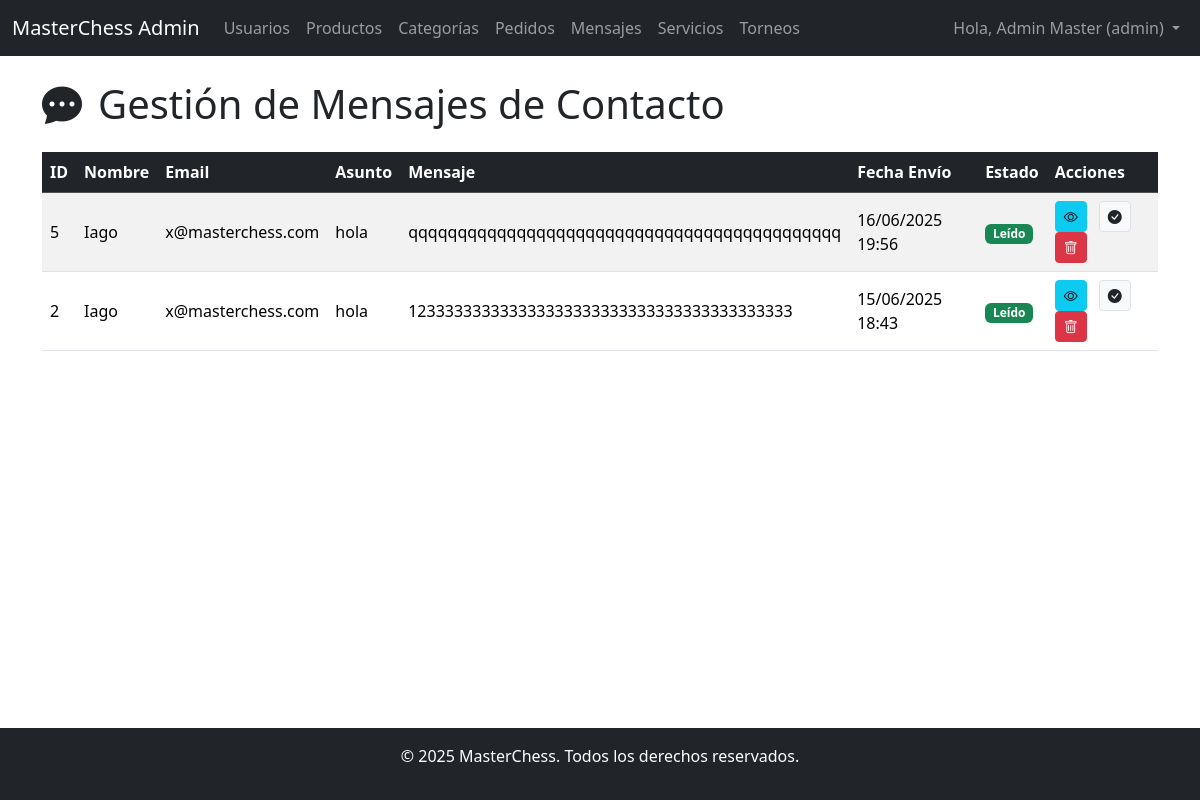
Screenshot of /admin/mensajes_contacto.php (signed in) with the database file from the repository.
### tables this page shows
CREATE TABLE `mensajes_contacto` (
  `id` int NOT NULL,
  `nombre` varchar(100) NOT NULL,
  `email` varchar(100) NOT NULL,
  `asunto` varchar(200) NOT NULL,
  `mensaje` text NOT NULL,
  `fecha` datetime DEFAULT CURRENT_TIMESTAMP,
  `leido` tinyint(1) DEFAULT '0'
);

### admin/mensajes_contacto.php (the view, shortened to what this page needs)
<?php
require_once '../includes/header.php';
require_once '../config/db.php';
$mensajes = [];
try {
    $stmt = $pdo->query("SELECT id, nombre, email, asunto, mensaje, fecha, leido FROM mensajes_contacto ORDER BY fecha DESC");
    $mensajes = $stmt->fetchAll(PDO::FETCH_ASSOC);
} catch (PDOException $e) {
    $mensaje = "Error al cargar los mensajes: " . $e->getMessage();
    $tipo_mensaje = "danger";
}
?>
<h1 class="mb-4"><i class="bi bi-chat-dots-fill me-3"></i>Gestión de Mensajes de Contacto</h1>
<div class="table-responsive">
    <table class="table table-striped table-hover align-middle">
        <thead class="table-dark">
            <tr>
                <th>ID</th>
                <th>Nombre</th>
                <th>Email</th>
                <th>Asunto</th>
                <th>Mensaje</th>
                <th>Fecha Envío</th>
                <th>Estado</th>
                <th>Acciones</th>
            </tr>
        </thead>
        <tbody>
            <?php if (count($mensajes) > 0): ?>
                <?php foreach ($mensajes as $msg): ?>
                    <tr class="<?= ($msg['leido'] == 0) ? 'fw-bold table-primary' : '' ?>">
                        <td><?= htmlspecialchars($msg['id']) ?></td>
                        <td><?= htmlspecialchars($msg['nombre']) ?></td>
                        <td><?= htmlspecialchars($msg['email']) ?></td>
                        <td><?= htmlspecialchars($msg['asunto']) ?></td>
                        <td><?= htmlspecialchars(mb_strimwidth($msg['mensaje'], 0, 50, "...")) ?></td>
                        <td><?= htmlspecialchars(date('d/m/Y H:i', strtotime($msg['fecha']))) ?></td>
                        <td>
                            <?php if ($msg['leido']): ?>
                                <span class="badge bg-success">Leído</span>
                            <?php else: ?>
                                <span class="badge bg-warning text-dark">No Leído</span>
                            <?php endif; ?>
                        </td>
                        <td>
                            <a href="mensajes_contacto_ver.php?id=<?= $msg['id'] ?>" class="btn btn-sm btn-info me-2" title="Ver Detalle">
    <i class="bi bi-eye"></i>
</a>
                            <a href="mensajes_contacto.php?action=toggle_read&id=<?= $msg['id'] ?>"
                               class="btn btn-sm <?= ($msg['leido'] == 0) ? 'btn-secondary' : 'btn-light text-dark border' ?>"
                               title="<?= ($msg['leido'] == 0) ? 'Marcar como Leído' : 'Marcar como No Leído' ?>">
                                <i class="bi bi-check-circle<?= ($msg['leido'] == 0) ? '' : '-fill' ?>"></i>
                            </a>
                            <a href="mensajes_contacto.php?action=delete&id=<?= $msg['id'] ?>"
                               class="btn btn-sm btn-danger"
                               onclick="return confirm('¿Estás seguro de que quieres eliminar este mensaje?');"
                               title="Eliminar">
                                <i class="bi bi-trash"></i>
                            </a>
                        </td>
                    </tr>
                <?php endforeach; ?>
            <?php else: ?>
                <tr>
                    <td colspan="8" class="text-center">No hay mensajes de contacto.</td>
                </tr>
            <?php endif; ?>
        </tbody>
    </table>
</div>
<?php
require_once '../includes/footer.php';
?>

### css/style.css (style rules this page uses)
body { padding-top: 0; padding-bottom: 0; margin: 0; }
.table-responsive { overflow-x: auto; }

### rows the page displays
mensajes_contacto: id "5", nombre "Iago", email "x@masterchess.com", asunto "hola", mensaje "qqqqqqqqqqqqqqqqqqqqqqqqqqqqqqqqqqqqqqqqqqqq", fecha "16/06/2025 19:56", leido "Leído"
mensajes_contacto: id "2", nombre "Iago", email "x@masterchess.com", asunto "hola", mensaje "123333333333333333333333333333333333333333", fecha "15/06/2025 18:43", leido "Leído"

### other values shown
$_SESSION['usuario_nombre'] "Admin Master"
$_SESSION['usuario_rol'] "admin"
